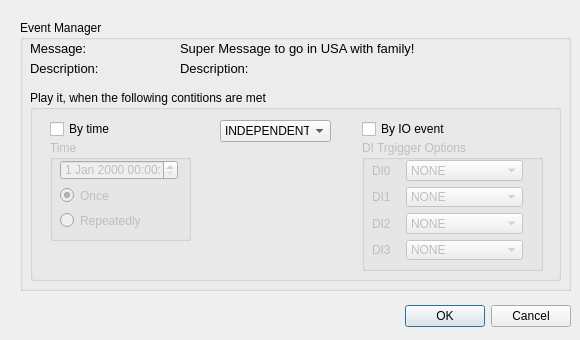
<?xml version="1.0" encoding="UTF-8"?>
<ui version="4.0">
 <class>FMsgEventDialog</class>
 <widget class="QDialog" name="FMsgEventDialog">
  <property name="geometry">
   <rect>
    <x>0</x>
    <y>0</y>
    <width>580</width>
    <height>340</height>
   </rect>
  </property>
  <property name="sizePolicy">
   <sizepolicy hsizetype="Preferred" vsizetype="Preferred">
    <horstretch>0</horstretch>
    <verstretch>0</verstretch>
   </sizepolicy>
  </property>
  <property name="minimumSize">
   <size>
    <width>580</width>
    <height>340</height>
   </size>
  </property>
  <property name="maximumSize">
   <size>
    <width>580</width>
    <height>340</height>
   </size>
  </property>
  <property name="windowTitle">
   <string>Dialog</string>
  </property>
  <widget class="QDialogButtonBox" name="buttonBox">
   <property name="geometry">
    <rect>
     <x>10</x>
     <y>300</y>
     <width>561</width>
     <height>32</height>
    </rect>
   </property>
   <property name="orientation">
    <enum>Qt::Horizontal</enum>
   </property>
   <property name="standardButtons">
    <set>QDialogButtonBox::Cancel|QDialogButtonBox::Ok</set>
   </property>
  </widget>
  <widget class="QGroupBox" name="groupBox">
   <property name="geometry">
    <rect>
     <x>20</x>
     <y>20</y>
     <width>551</width>
     <height>271</height>
    </rect>
   </property>
   <property name="title">
    <string>Event Manager</string>
   </property>
   <widget class="QLabel" name="label">
    <property name="geometry">
     <rect>
      <x>10</x>
      <y>20</y>
      <width>61</width>
      <height>16</height>
     </rect>
    </property>
    <property name="font">
     <font>
      <pointsize>10</pointsize>
     </font>
    </property>
    <property name="text">
     <string>Message:</string>
    </property>
   </widget>
   <widget class="QLabel" name="msgNameLabel">
    <property name="geometry">
     <rect>
      <x>160</x>
      <y>20</y>
      <width>371</width>
      <height>16</height>
     </rect>
    </property>
    <property name="font">
     <font>
      <pointsize>10</pointsize>
     </font>
    </property>
    <property name="text">
     <string>Super Message to go in USA with family!</string>
    </property>
   </widget>
   <widget class="QLabel" name="msgDescriptioLabel">
    <property name="geometry">
     <rect>
      <x>160</x>
      <y>40</y>
      <width>371</width>
      <height>16</height>
     </rect>
    </property>
    <property name="font">
     <font>
      <pointsize>10</pointsize>
     </font>
    </property>
    <property name="text">
     <string>Description:</string>
    </property>
   </widget>
   <widget class="QLabel" name="label_4">
    <property name="geometry">
     <rect>
      <x>10</x>
      <y>40</y>
      <width>71</width>
      <height>16</height>
     </rect>
    </property>
    <property name="font">
     <font>
      <pointsize>10</pointsize>
     </font>
    </property>
    <property name="text">
     <string>Description:</string>
    </property>
   </widget>
   <widget class="QLabel" name="label_5">
    <property name="geometry">
     <rect>
      <x>10</x>
      <y>70</y>
      <width>281</width>
      <height>16</height>
     </rect>
    </property>
    <property name="font">
     <font>
      <pointsize>10</pointsize>
     </font>
    </property>
    <property name="text">
     <string/>
    </property>
   </widget>
   <widget class="QGroupBox" name="groupBox_2">
    <property name="geometry">
     <rect>
      <x>10</x>
      <y>70</y>
      <width>531</width>
      <height>191</height>
     </rect>
    </property>
    <property name="title">
     <string>Play it, when the following contitions are met</string>
    </property>
    <widget class="QComboBox" name="conditionComboBox">
     <property name="geometry">
      <rect>
       <x>190</x>
       <y>30</y>
       <width>111</width>
       <height>22</height>
      </rect>
     </property>
     <item>
      <property name="text">
       <string>INDEPENDENTLY</string>
      </property>
     </item>
     <item>
      <property name="text">
       <string>AND</string>
      </property>
     </item>
     <item>
      <property name="text">
       <string>OR</string>
      </property>
     </item>
    </widget>
    <widget class="QCheckBox" name="byTimerCheckBox">
     <property name="geometry">
      <rect>
       <x>20</x>
       <y>30</y>
       <width>71</width>
       <height>18</height>
      </rect>
     </property>
     <property name="text">
      <string>By time</string>
     </property>
    </widget>
    <widget class="QCheckBox" name="byIOEventCheckBox">
     <property name="geometry">
      <rect>
       <x>332</x>
       <y>30</y>
       <width>91</width>
       <height>18</height>
      </rect>
     </property>
     <property name="text">
      <string>By IO event</string>
     </property>
    </widget>
    <widget class="QGroupBox" name="timeGroupBox">
     <property name="enabled">
      <bool>false</bool>
     </property>
     <property name="geometry">
      <rect>
       <x>20</x>
       <y>50</y>
       <width>141</width>
       <height>101</height>
      </rect>
     </property>
     <property name="title">
      <string>Time</string>
     </property>
     <widget class="QWidget" name="">
      <property name="geometry">
       <rect>
        <x>10</x>
        <y>20</y>
        <width>118</width>
        <height>70</height>
       </rect>
      </property>
      <layout class="QGridLayout" name="gridLayout">
       <item row="0" column="0">
        <widget class="QDateTimeEdit" name="dateTimeEdit"/>
       </item>
       <item row="1" column="0">
        <widget class="QRadioButton" name="onceRadioButton">
         <property name="text">
          <string>Once</string>
         </property>
         <property name="checked">
          <bool>true</bool>
         </property>
        </widget>
       </item>
       <item row="2" column="0">
        <widget class="QRadioButton" name="repeatRadioButton">
         <property name="text">
          <string>Repeatedly</string>
         </property>
        </widget>
       </item>
      </layout>
     </widget>
    </widget>
    <widget class="QGroupBox" name="ioGroupBox">
     <property name="enabled">
      <bool>false</bool>
     </property>
     <property name="geometry">
      <rect>
       <x>332</x>
       <y>50</y>
       <width>181</width>
       <height>131</height>
      </rect>
     </property>
     <property name="title">
      <string>DI Trgigger Options</string>
     </property>
     <widget class="QWidget" name="">
      <property name="geometry">
       <rect>
        <x>10</x>
        <y>20</y>
        <width>151</width>
        <height>100</height>
       </rect>
      </property>
      <layout class="QGridLayout" name="gridLayout_2">
       <item row="0" column="0">
        <widget class="QLabel" name="label_2">
         <property name="text">
          <string>DI0</string>
         </property>
        </widget>
       </item>
       <item row="0" column="1">
        <widget class="QComboBox" name="di0TrigComboBox">
         <item>
          <property name="text">
           <string>NONE</string>
          </property>
         </item>
         <item>
          <property name="text">
           <string>RISING EDGE</string>
          </property>
         </item>
         <item>
          <property name="text">
           <string>FALLING EDGE</string>
          </property>
         </item>
        </widget>
       </item>
       <item row="1" column="0">
        <widget class="QLabel" name="label_3">
         <property name="text">
          <string>DI1</string>
         </property>
        </widget>
       </item>
       <item row="1" column="1">
        <widget class="QComboBox" name="di1TrigComboBox">
         <item>
          <property name="text">
           <string>NONE</string>
          </property>
         </item>
         <item>
          <property name="text">
           <string>RISING EDGE</string>
          </property>
         </item>
         <item>
          <property name="text">
           <string>FALLING EDGE</string>
          </property>
         </item>
        </widget>
       </item>
       <item row="2" column="0">
        <widget class="QLabel" name="label_6">
         <property name="text">
          <string>DI2</string>
         </property>
        </widget>
       </item>
       <item row="2" column="1">
        <widget class="QComboBox" name="di2TrigComboBox">
         <item>
          <property name="text">
           <string>NONE</string>
          </property>
         </item>
         <item>
          <property name="text">
           <string>RISING EDGE</string>
          </property>
         </item>
         <item>
          <property name="text">
           <string>FALLING EDGE</string>
          </property>
         </item>
        </widget>
       </item>
       <item row="3" column="0">
        <widget class="QLabel" name="label_7">
         <property name="text">
          <string>DI3</string>
         </property>
        </widget>
       </item>
       <item row="3" column="1">
        <widget class="QComboBox" name="di3TrigComboBox">
         <item>
          <property name="text">
           <string>NONE</string>
          </property>
         </item>
         <item>
          <property name="text">
           <string>RISING EDGE</string>
          </property>
         </item>
         <item>
          <property name="text">
           <string>FALLING EDGE</string>
          </property>
         </item>
        </widget>
       </item>
      </layout>
     </widget>
    </widget>
   </widget>
  </widget>
 </widget>
 <resources/>
 <connections>
  <connection>
   <sender>buttonBox</sender>
   <signal>accepted()</signal>
   <receiver>FMsgEventDialog</receiver>
   <slot>accept()</slot>
   <hints>
    <hint type="sourcelabel">
     <x>248</x>
     <y>254</y>
    </hint>
    <hint type="destinationlabel">
     <x>157</x>
     <y>274</y>
    </hint>
   </hints>
  </connection>
  <connection>
   <sender>buttonBox</sender>
   <signal>rejected()</signal>
   <receiver>FMsgEventDialog</receiver>
   <slot>reject()</slot>
   <hints>
    <hint type="sourcelabel">
     <x>316</x>
     <y>260</y>
    </hint>
    <hint type="destinationlabel">
     <x>286</x>
     <y>274</y>
    </hint>
   </hints>
  </connection>
 </connections>
</ui>
